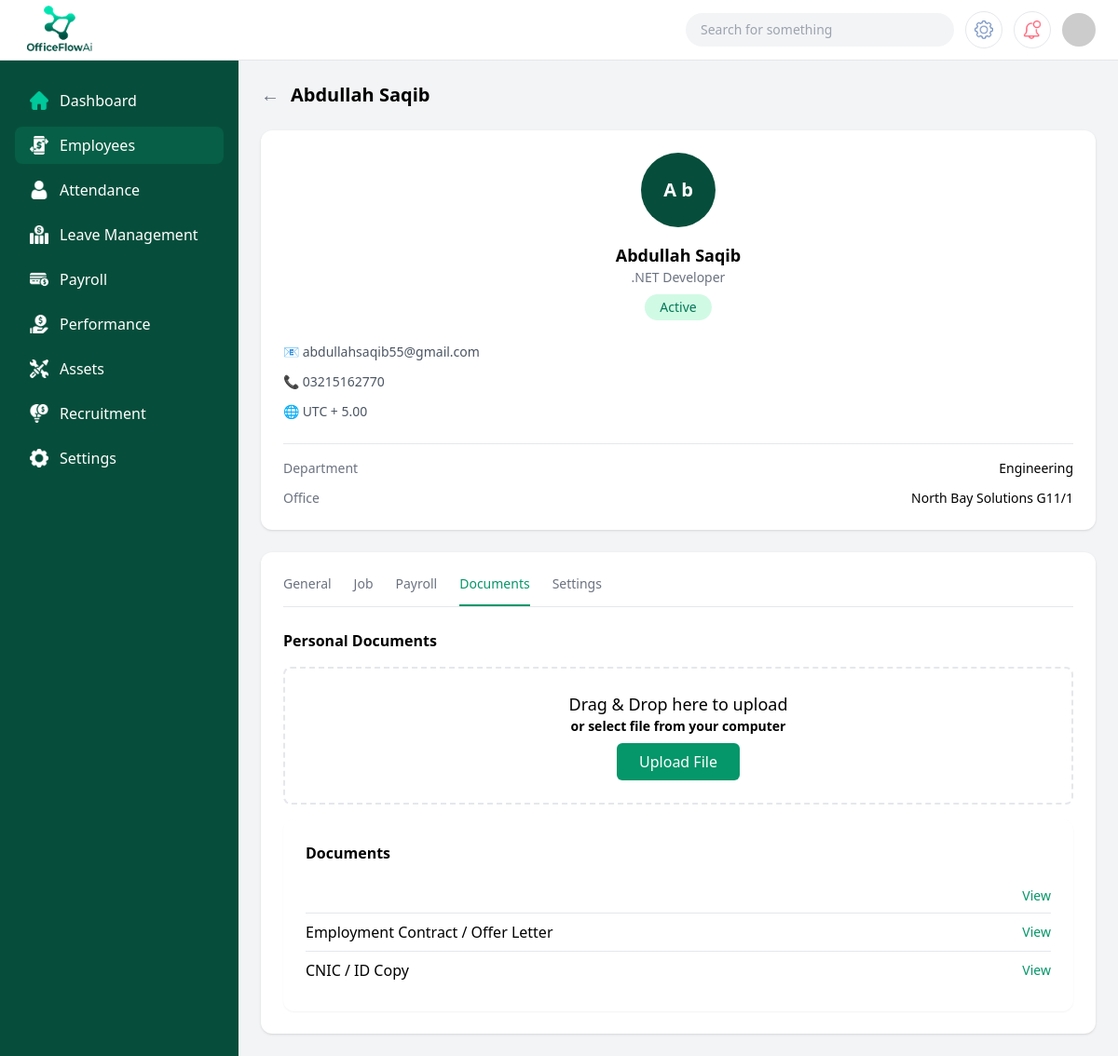
/manage/employees/EMP-005/documents/ (signed in), run on the app's committed database.
### core/models.py (models this page shows)
class EmployeeProfile(models.Model):
    user = models.OneToOneField(User, on_delete=models.CASCADE)
    employee_id = models.CharField(max_length=20, unique=True)
    department = models.CharField(
        max_length=30,
        choices=[
            ('ENGINEERING', 'Engineering'),
            ('PROCUREMENT', 'Procurement'),
            ('FINANCE', 'Finance'),
            ('CONSTRUCTION', 'Construction'),
            ('HSE', 'HSE'),
        ]
    )
    job_title = models.CharField(max_length=100)
    office = models.CharField(max_length=100, blank=True)
    employment_type = models.CharField(
        max_length=20,
        choices=[
            ('FULL_TIME', 'Full Time'),
            ('PART_TIME', 'Part Time'),
            ('CONTRACT', 'Contract'),
        ]
    )
    status = models.CharField(
        max_length=20,
        choices=[
            ('ACTIVE', 'Active'),
            ('INACTIVE', 'Inactive'),
            ('TERMINATED', 'Terminated'),
        ],
        default='ACTIVE'
    )
    join_date = models.DateField()
    exit_date = models.DateField(null=True, blank=True)
    created_at = models.DateTimeField(auto_now_add=True)

class EmployeePersonalInfo(models.Model):
    employee = models.OneToOneField(EmployeeProfile, on_delete=models.CASCADE)
    full_name = models.CharField(max_length=150)
    gender = models.CharField(
        max_length=10,
        choices=[('MALE','Male'), ('FEMALE','Female'), ('OTHER','Other')]
    )
    date_of_birth = models.DateField()
    marital_status = models.CharField(max_length=20)
    email = models.EmailField()
    phone_number = models.CharField(max_length=20)
    personal_id = models.CharField(max_length=50)  # CNIC / Passport
    emergency_contact = models.CharField(max_length=20)
    timezone = models.CharField(max_length=50, default='UTC+5')

class EmployeeDocument(models.Model):
    employee = models.ForeignKey(EmployeeProfile, on_delete=models.CASCADE)
    name = models.CharField(max_length=100)
    category = models.CharField(
        max_length=50,
        choices=[
            ('IDENTITY','Identity'),
            ('EMPLOYMENT','Employment'),
            ('CONTRACT','Contract'),
            ('CERTIFICATION','Certification'),
        ]
    )
    file = models.FileField(upload_to='employee_documents/')
    uploaded_by = models.ForeignKey(User, on_delete=models.SET_NULL, null=True)
    uploaded_at = models.DateTimeField(auto_now_add=True)

### core/views.py (the view, shortened to what this page needs)
@login_required
@user_passes_test(is_hr_or_superuser)
def employee_documents_admin_view(request, employee_id):
    employee = _get_employee_or_404(employee_id)
    documents = EmployeeDocument.objects.filter(employee=employee).order_by("-uploaded_at")
    context = {
        "employee": employee,
        "documents": documents,
    }
    return render(request, "adminPages/employee4_admin.html", context)

### core/views.py (called while the page is built)
def is_hr_or_superuser(user):
    return user.is_authenticated and (user.is_superuser or user.groups.filter(name='HR').exists())

def _get_employee_or_404(employee_id: str) -> EmployeeProfile:
    return get_object_or_404(EmployeeProfile, employee_id=employee_id)

### core/templates/adminPages/employee4_admin.html (shortened to what this page needs)
{% load static %}
<!DOCTYPE html>
<html lang="en">
  <head>
    <script src="https://cdn.tailwindcss.com"></script>
  </head>
  <body class="bg-gray-100">
    <header class="fixed top-0 left-0 right-0 z-50 bg-white border-b">
      <div class="flex items-center justify-between px-6 h-16">
        <img
          src="{% static 'assets/img/brand/OfficeFlowAi.png' %}"
          class="h-20 w-20"
          alt="OfficeFlowAi Logo"
        />
        <div class="flex items-center gap-3">
          <div
            class="hidden md:flex items-center bg-gray-100 rounded-full px-4 py-2 w-72"
          >
            <input
              type="text"
              placeholder="Search for something"
              class="bg-transparent outline-none text-sm w-full"
            />
          </div>
          <button
            class="w-10 h-10 flex items-center justify-center border rounded-full"
          >
            <img
              src="{% static 'assets/img/icons/common/settings 1.png' %}"
              class="w-5"
              alt="Settings"
            />
          </button>
          <button
            class="w-10 h-10 flex items-center justify-center border rounded-full"
          >
            <img
              src="{% static 'assets/img/icons/common/002-notification-1.png' %}"
              class="w-5"
              alt="Notifications"
            />
          </button>
          <img
            src="https://i.pravatar.cc/40"
            class="w-9 h-9 rounded-full"
            alt="User Avatar"
          />
        </div>
      </div>
    </header>
    <div class="flex pt-16">
      <aside
        class="hidden lg:block w-64 bg-emerald-900 min-h-screen fixed text-white"
      >
        <nav class="px-4 py-6 space-y-2">
          <a
            class="flex items-center gap-3 px-4 py-2 rounded-lg hover:bg-emerald-800"
          >
            <img
              src="{% static 'assets/img/icons/common/home 2.png' %}"
              class="w-5"
              alt="Dashboard"
            />
            Dashboard
          </a>
          <a
            class="flex items-center gap-3 px-4 py-2 rounded-lg bg-emerald-800"
          >
            <img
              src="{% static 'assets/img/icons/common/transfer 1.png' %}"
              class="w-5"
              alt="Employees"
            />
            Employees
          </a>
          <a
            class="flex items-center gap-3 px-4 py-2 rounded-lg hover:bg-emerald-800"
          >
            <img
              src="{% static 'assets/img/icons/common/user 3 1.png' %}"
              class="w-5"
              alt="Attendance"
            />
            Attendance
          </a>
          <a
            class="flex items-center gap-3 px-4 py-2 rounded-lg hover:bg-emerald-800"
          >
            <img
              src="{% static 'assets/img/icons/common/economic-investment 1.png' %}"
              class="w-5"
              alt="Leave Management"
            />
            Leave Management
          </a>
          <a
            class="flex items-center gap-3 px-4 py-2 rounded-lg hover:bg-emerald-800"
          >
            <img
              src="{% static 'assets/img/icons/common/credit-card 1.png' %}"
              class="w-5"
              alt="Payroll"
            />
            Payroll
          </a>
          <a
            class="flex items-center gap-3 px-4 py-2 rounded-lg hover:bg-emerald-800"
          >
            <img
              src="{% static 'assets/img/icons/common/loan 1.png' %}"
              class="w-5"
              alt="Performance"
            />
            Performance
          </a>
          <a
            class="flex items-center gap-3 px-4 py-2 rounded-lg hover:bg-emerald-800"
          >
            <img
              src="{% static 'assets/img/icons/common/service 1.png' %}"
              class="w-5"
              alt="Assets"
            />
            Assets
          </a>
          <a
            class="flex items-center gap-3 px-4 py-2 rounded-lg hover:bg-emerald-800"
          >
            <img
              src="{% static 'assets/img/icons/common/econometrics 1.png' %}"
              class="w-5"
              alt="Recruitment"
            />
            Recruitment
          </a>
          <a
            class="flex items-center gap-3 px-4 py-2 rounded-lg hover:bg-emerald-800"
          >
            <img
              src="{% static 'assets/img/icons/common/settings solid 1.png' %}"
              class="w-5"
              alt="Settings"
            />
            Settings
          </a>
        </nav>
      </aside>
      <main class="flex-1 lg:ml-64 p-6">
        <div class="flex items-center gap-3 mb-6">
          <button class="text-gray-500 text-xl" onclick="history.back()">
            &#8592;
          </button>
          <h1 class="text-xl font-semibold">
            {{ employee.employeepersonalinfo.full_name }}
          </h1>
        </div>
        <div class="grid grid-cols-1 xl:grid-cols-3 gap-6">
          <div class="bg-white rounded-xl shadow p-6 self-start">
            <div class="flex flex-col items-center text-center">
              <div
                class="w-20 h-20 rounded-full flex items-center justify-center text-xl font-semibold text-white mb-4"
                style="background-color: #064e3b"
              >
                {{ employee.employeepersonalinfo.full_name|slice:":1" }}
                {{employee.employeepersonalinfo.full_name|slice:"1:2" }}
              </div>
              <h2 class="font-semibold text-lg">
                {{ employee.employeepersonalinfo.full_name }}
              </h2>
              <p class="text-sm text-gray-500">{{ employee.job_title }}</p>
              <span
                class="mt-2 px-4 py-1 text-sm bg-emerald-100 text-emerald-700 rounded-full"
              >
                {{ employee.get_status_display }}
              </span>
            </div>
            <div class="mt-6 space-y-3 text-sm text-gray-600">
              <div class="flex items-center gap-2">
                📧 {{ employee.employeepersonalinfo.email }}
              </div>
              <div class="flex items-center gap-2">
                📞 {{ employee.employeepersonalinfo.phone_number }}
              </div>
              <div class="flex items-center gap-2">
                🌐 {{ employee.employeepersonalinfo.timezone }}
              </div>
            </div>
            <div class="border-t mt-6 pt-4 space-y-3">
              <div class="flex justify-between text-sm">
                <span class="text-gray-500">Department</span>
                <span class="font-medium"
                  >{{employee.get_department_display|default:employee.department}}</span
                >
              </div>
              <div class="flex justify-between text-sm">
                <span class="text-gray-500">Office</span>
                <span class="font-medium">{{ employee.office }}</span>
              </div>
            </div>
          </div>
          <div class="xl:col-span-2 bg-white rounded-xl shadow p-6">
            <div class="border-b mb-6">
              <nav class="flex gap-6 text-sm font-medium">
                <a
                  href="{% url 'employee_general_admin' employee.employee_id %}"
                  class="pb-3 text-gray-500 hover:text-gray-700"
                >
                  General
                </a>
                <a
                  href="{% url 'employee_job_admin' employee.employee_id %}"
                  class="pb-3 text-gray-500 hover:text-gray-700"
                  >Job</a
                >
                <a
                  href="{% url 'employee_payroll_admin' employee.employee_id %}"
                  class="pb-3 text-gray-500 hover:text-gray-700"
                  >Payroll</a
                >
                <a class="pb-3 border-b-2 border-emerald-600 text-emerald-600"
                  >Documents</a
                >
                <a class="pb-3 text-gray-500 hover:text-gray-700">Settings</a>
              </nav>
            </div>
            <div>
              <div class="flex justify-between items-center mb-4">
                <h3 class="font-semibold">Personal Documents</h3>
              </div>
              <form
                method="post"
                enctype="multipart/form-data"
                class="border-2 border-dashed rounded-lg p-6 text-center mb-4"
              >
                <p class="text-black-500 text-lg">Drag & Drop here to upload</p>
                <p class="text-black-500 text-sm font-semibold mb-2">
                  or select file from your computer
                </p>
                <button
                  type="button"
                  class="bg-[#059669] text-white px-6 py-2 rounded-md"
                  onclick="document.getElementById('doc-file-input').click()"
                >
                  Upload File
                </button>
              </form>
              <div class="bg-white rounded-xl p-6 shadow-sm">
                <h3 class="font-semibold mb-4">Documents</h3>
                {% for doc in documents %}
                <div
                  class="flex justify-between items-center py-2 border-b last:border-b-0"
                >
                  <span>{{ doc.name }}</span>
                  <a
                    href="{{ doc.file.url }}"
                    class="text-sm text-emerald-600"
                    target="_blank"
                    >View</a
                  >
                </div>
                {% empty %}
                <p class="text-sm text-gray-500">No documents uploaded yet.</p>
                {% endfor %}
              </div>
            </div>
          </div>
        </div>
      </main>
    </div>
  </body>
</html>

### data on the page
EmployeeProfile: employeepersonalinfo.full_name "Abdullah Saqib", employeepersonalinfo.full_name "A", employeepersonalinfo.full_name "b", job_title ".NET Developer", status "Active", employeepersonalinfo.email "abdullahsaqib55@gmail.com", employeepersonalinfo.phone_number "03215162770", employeepersonalinfo.timezone "UTC + 5.00", department "Engineering", office "North Bay Solutions G11/1"
EmployeeDocument: name "Employment Contract / Offer Letter"
EmployeeDocument: name "CNIC / ID Copy"
